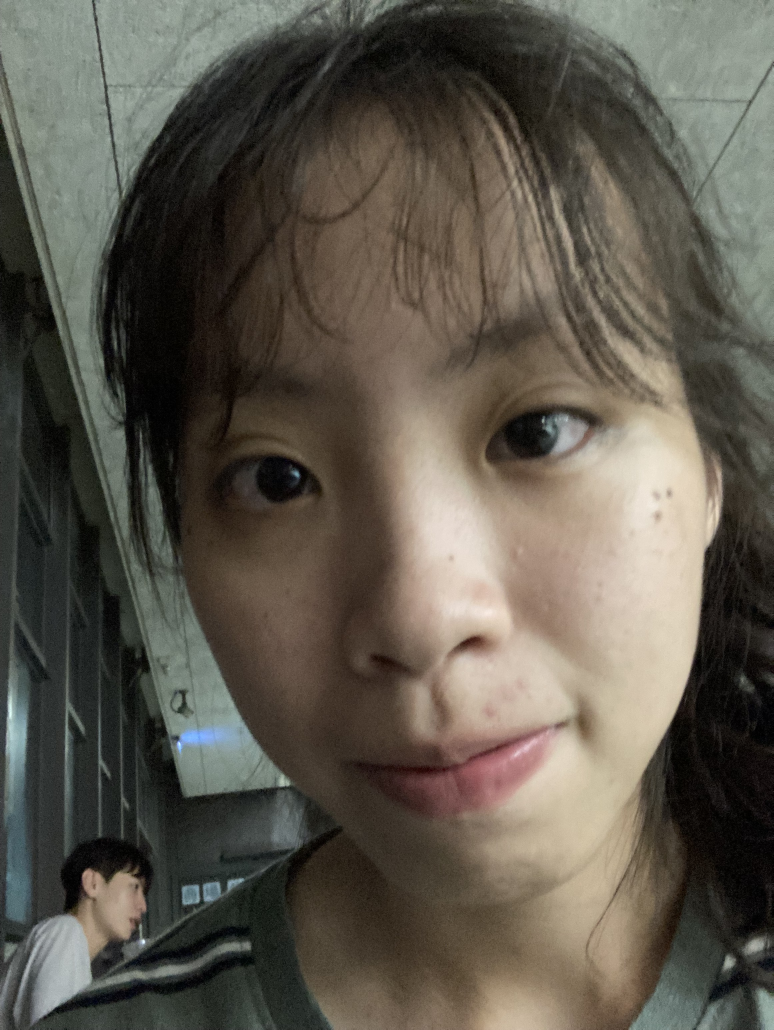
#> input picture imageRecognitin/althea.jpg, 2320 x 3088 px (shown at 1/3 size)
$ python commonFunction.py
#> lines starting #> are read from the running program, lines starting #| are printed output that depends on the picture; after the words box and inside, x2 and y2 are one past the last pixel; in counts of white or black regions, pixels touching at a corner belong together
import cv2
import numpy as np

althea = cv2.imread('althea.jpg')
#> althea is the input picture: shape (3088, 2320, 3); mean B, G, R 77.8, 88.3, 93.6
althea = cv2.resize(althea, (0, 0), fx = 0.2, fy = 0.2)
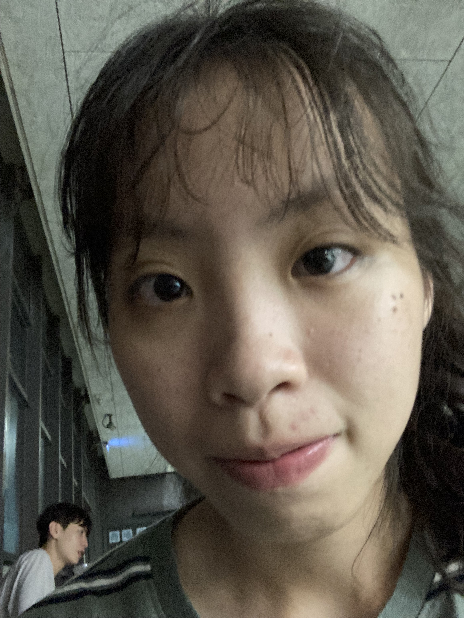
#> althea: shape (618, 464, 3); mean B, G, R 77.8, 88.3, 93.6

althea_gray = cv2.cvtColor(althea, cv2.COLOR_BGR2GRAY)
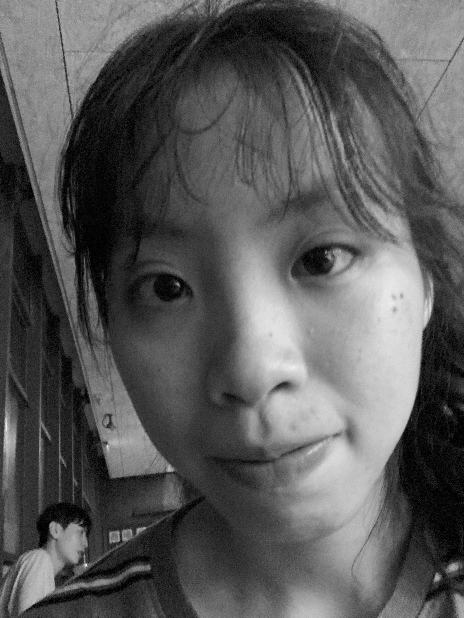
#> althea_gray: shape (618, 464); min 0, max 249, mean 88.7
althea_blur = cv2.GaussianBlur(althea, (7,7), 10)
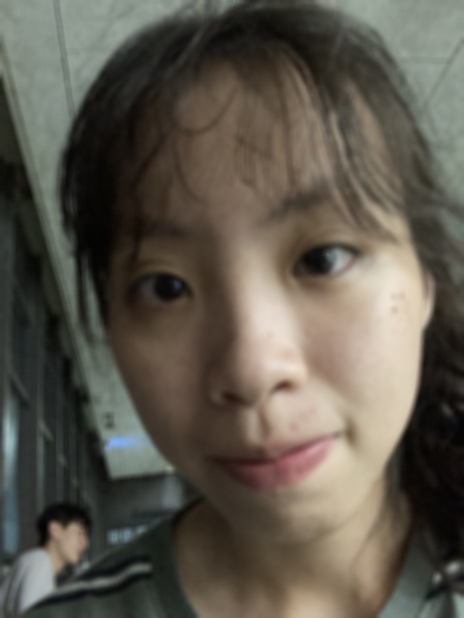
#> althea_blur: shape (618, 464, 3); mean B, G, R 77.8, 88.3, 93.6
althea_canny = cv2.Canny(althea, 100, 120)
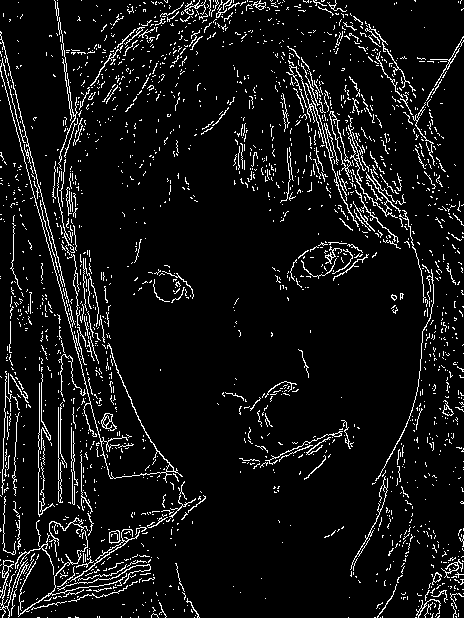
#> althea_canny: shape (618, 464); 7.2% white in thin lines or dots
althea_dilate = cv2.dilate(althea_canny, (15, 15,), iterations = 3)
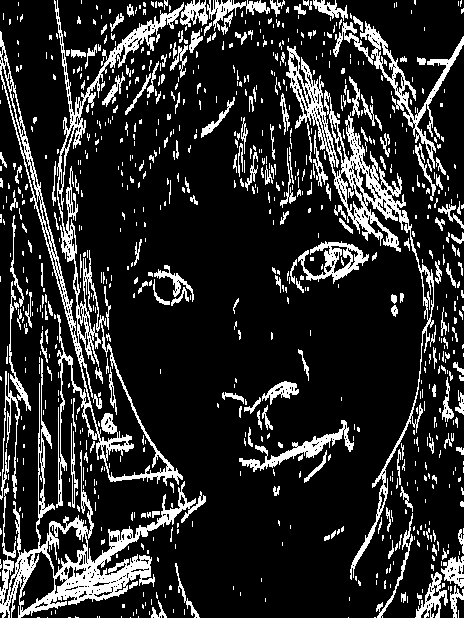
#> althea_dilate: shape (618, 464); 16.7% white; 823 white regions (606 under 20 px), largest, box (x1, y1, x2, y2) and area: (0, 0, 184, 508) 8706, (0, 358, 206, 618) 7511, (286, 46, 434, 580) 6282
althea_erode = cv2.erode(althea_dilate, (15, 15), iterations = 3)
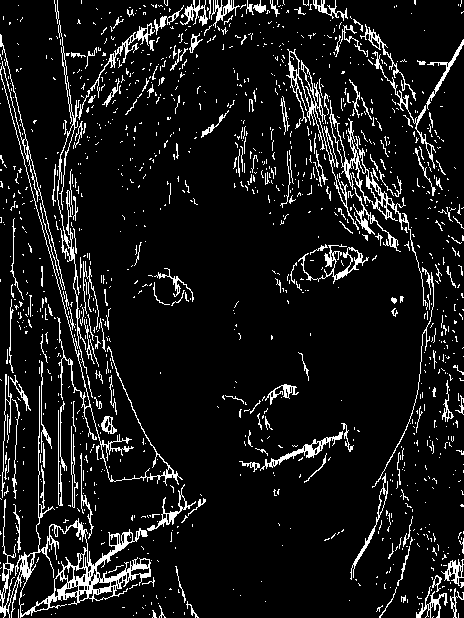
#> althea_erode: shape (618, 464); 9.3% white in thin lines or dots


# cv2.imshow('althea', althea)
# cv2.imshow('althea_gray', althea_gray)
# cv2.imshow('althea_blur', althea_blur)
cv2.imshow('althea_canny', althea_canny)
cv2.imshow('althea_dilate', althea_dilate)
cv2.imshow('althea_erode', althea_erode)
while True:
    if cv2.waitKey(0) == ord('q'):
#> (key q is pressed here)
        break

$ run again, with imageRecognitin/19&20.jpg copied over imageRecognitin/althea.jpg
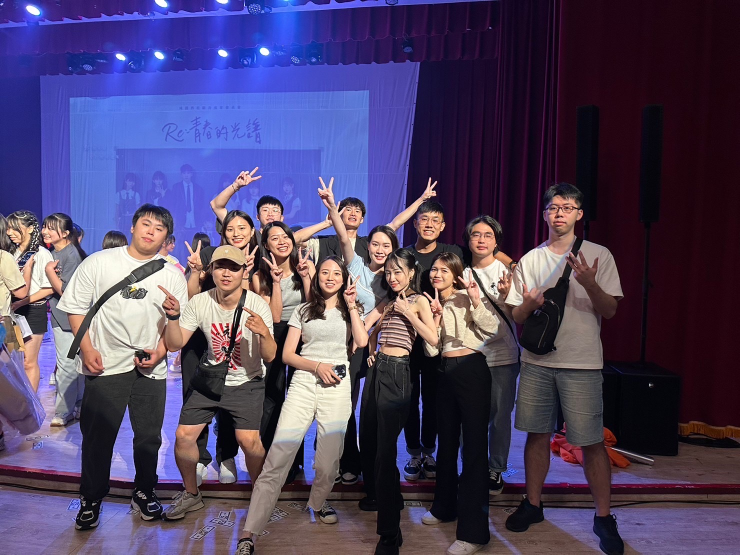
#> input picture imageRecognitin/19&20.jpg, 1479 x 1109 px (shown at 1/2 size)
#> althea is the input picture: shape (1109, 1479, 3); mean B, G, R 100.3, 68.1, 79.8
#> althea: shape (222, 296, 3)
#> `althea_canny = cv2.Canny(althea, 100, 120)`:
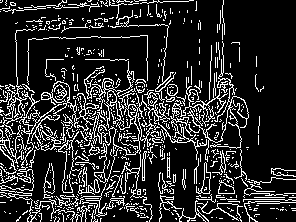
#> althea_canny: shape (222, 296); 17% white in thin lines or dots
#> althea_dilate: shape (222, 296); 39.8% white; 78 white regions (55 under 20 px), largest, box (x1, y1, x2, y2) and area: (0, 0, 296, 222) 23937, (0, 0, 100, 17) 702, (61, 13, 105, 36) 345
#> `althea_erode = cv2.erode(althea_dilate, (15, 15), iterations = 3)`:
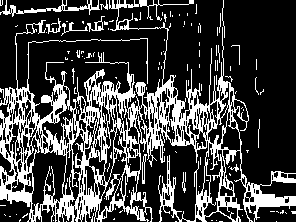
#> althea_erode: shape (222, 296); 26% white; 136 white regions (122 under 20 px), largest, box (x1, y1, x2, y2) and area: (0, 0, 296, 222) 15555, (0, 0, 100, 17) 399, (87, 16, 105, 32) 84

$ run again, with imageRecognitin/colorPens.jpg copied over imageRecognitin/althea.jpg
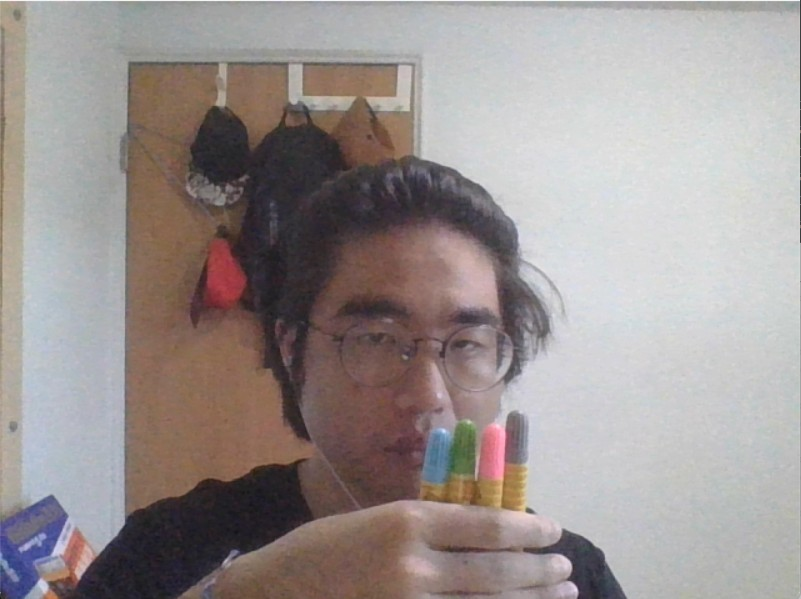
#> input picture imageRecognitin/colorPens.jpg, 801 x 599 px
#> althea is the input picture: shape (599, 801, 3); mean B, G, R 145.8, 147.4, 155.7
#> althea: shape (120, 160, 3)
#> `althea_canny = cv2.Canny(althea, 100, 120)`:
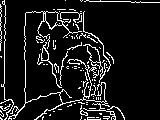
#> althea_canny: shape (120, 160); 10.1% white in thin lines or dots
#> althea_dilate: shape (120, 160); 23.9% white; 9 white regions (6 under 20 px), largest, box (x1, y1, x2, y2) and area: (0, 0, 125, 120) 4207, (84, 0, 160, 6) 305, (53, 40, 56, 53) 29
#> `althea_erode = cv2.erode(althea_dilate, (15, 15), iterations = 3)`:
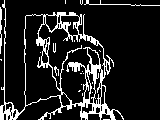
#> althea_erode: shape (120, 160); 13.6% white in thin lines or dots
